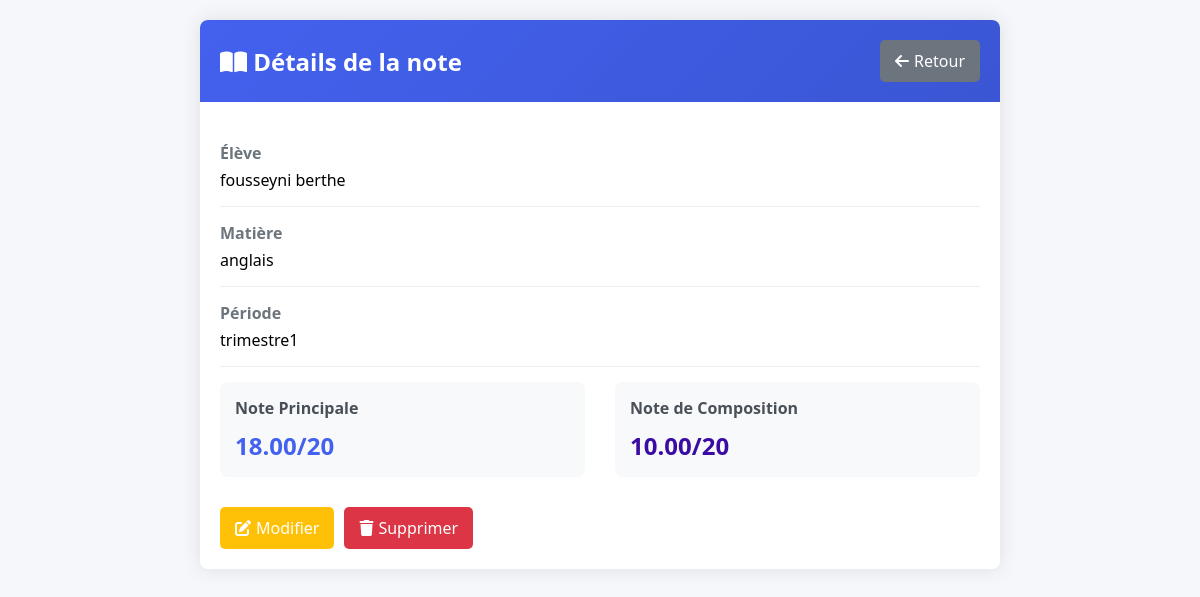
The page /voir_note.php?id=1 on the database its author committed.
### tables this page shows
CREATE TABLE `notes` (
  `id` int(11) NOT NULL,
  `eleve_id` int(11) DEFAULT NULL,
  `matiere_id` int(11) DEFAULT NULL,
  `periode` varchar(50) DEFAULT NULL,
  `note` decimal(5,2) DEFAULT NULL,
  `note_composition` decimal(4,2) DEFAULT NULL,
  `commentaire` varchar(100) NOT NULL,
  `note_classe` decimal(4,2) DEFAULT NULL COMMENT 'Note de classe sur 20',
  `annee_scolaire` varchar(20) NOT NULL DEFAULT '2023-2024'
);

CREATE TABLE `eleves` (
  `id` int(11) NOT NULL,
  `nom` varchar(100) DEFAULT NULL,
  `prenom` varchar(100) DEFAULT NULL,
  `photo` varchar(100) NOT NULL,
  `created_at` datetime NOT NULL,
  `date_naissance` date DEFAULT NULL,
  `classe` varchar(100) DEFAULT NULL,
  `genre` enum('M','F') DEFAULT NULL,
  `classe_id` int(11) DEFAULT NULL,
  `matricule` varchar(50) DEFAULT NULL,
  `date_inscription` date DEFAULT NULL,
  `statut` enum('actif','inactif') DEFAULT 'actif',
  `lieu_naissance` varchar(100) DEFAULT NULL,
  `nationalite` varchar(50) DEFAULT NULL,
  `nom_pere` varchar(50) DEFAULT NULL,
  `nom_mere` varchar(50) DEFAULT NULL,
  `tel_parent` varchar(20) DEFAULT NULL,
  `adresse` text DEFAULT NULL,
  `telephone` varchar(20) DEFAULT NULL,
  `email` varchar(100) DEFAULT NULL COMMENT 'Adresse email de l''élève',
  `remarques` text DEFAULT NULL COMMENT 'Remarques et observations sur l''élève'
);

CREATE TABLE `matieres` (
  `id` int(11) NOT NULL,
  `nom` varchar(100) DEFAULT NULL,
  `coefficient` int(11) DEFAULT NULL,
  `niveau` varchar(50) DEFAULT NULL
);

### voir_note.php (the view, shortened to what this page needs)
<?php
require_once 'functions.php';
$id = $_GET['id'];
$stmt = $pdo->prepare("
    SELECT n.id, n.note, n.note_composition, n.periode, n.commentaire,
           e.nom AS eleve_nom, e.prenom AS eleve_prenom,
           m.nom AS matiere_nom
    FROM notes n
    JOIN eleves e ON n.eleve_id = e.id
    JOIN matieres m ON n.matiere_id = m.id
    WHERE n.id = ?
");
$stmt->execute([$id]);
$note = $stmt->fetch(PDO::FETCH_ASSOC);
?>
<!DOCTYPE html>
<html lang="fr">
<head>
    <link rel="stylesheet" href="https://cdnjs.cloudflare.com/ajax/libs/font-awesome/6.4.0/css/all.min.css">
</head>
<body>
    <div class="container">
        <div class="header">
            <h1><i class="fas fa-book-open"></i> Détails de la note</h1>
            <a href="notes.php" class="btn btn-back">
                <i class="fas fa-arrow-left"></i> Retour
            </a>
        </div>
        <div class="card">
            <div class="card-body">
                <div class="info-item">
                    <div class="info-label">Élève</div>
                    <div class="info-value"><?= htmlspecialchars($note['eleve_prenom'] . ' ' . $note['eleve_nom']) ?></div>
                </div>
                <div class="info-item">
                    <div class="info-label">Matière</div>
                    <div class="info-value"><?= htmlspecialchars($note['matiere_nom']) ?></div>
                </div>
                <div class="info-item">
                    <div class="info-label">Période</div>
                    <div class="info-value"><?= htmlspecialchars($note['periode']) ?></div>
                </div>
                <div class="notes-container">
                    <div class="note-section">
                        <div class="note-title">Note Principale</div>
                        <div class="note-value main-note">
                            <?= htmlspecialchars($note['note']) ?>/20
                        </div>
                    </div>
                    <div class="note-section">
                        <div class="note-title">Note de Composition</div>
                        <div class="note-value comp-note">
                            <?php
                            if (array_key_exists('note_composition', $note) && $note['note_composition'] !== null) {
                                echo htmlspecialchars($note['note_composition']) . '/20';
                            } else {
                                echo '<span class="not-set">Non notée</span>';
                            }
                            ?>
                        </div>
                    </div>
                </div>
                <div style="margin-top: 30px; display: flex; gap: 10px;">
                    <a href="modifier_note.php?id=<?= $note['id'] ?>" class="btn" style="background-color: #ffc107;">
                        <i class="fas fa-edit"></i> Modifier
                    </a>
                    <a href="supprimer_note.php?id=<?= $note['id'] ?>" class="btn" style="background-color: #dc3545;" onclick="return confirm('Êtes-vous sûr de vouloir supprimer cette note ?')">
                        <i class="fas fa-trash"></i> Supprimer
                    </a>
                </div>
            </div>
        </div>
    </div>
</body>
</html>

### voir_note.php (style rules this page uses)
body { font-family: 'Segoe UI', Tahoma, Geneva, Verdana, sans-serif; background-color: #f5f7fb; margin: 0; padding: 20px; }
.container { max-width: 800px; margin: 0 auto; background: white; border-radius: 8px; box-shadow: 0 0 20px rgba(0,0,0,0.1); overflow: hidden; }
.header { background: linear-gradient(135deg, #4361ee, #3a56d4); color: white; padding: 20px; display: flex; justify-content: space-between; align-items: center; }
.header h1 { margin: 0; font-size: 24px; }
.btn { display: inline-flex; align-items: center; padding: 10px 15px; border-radius: 5px; text-decoration: none; font-weight: 500; transition: all 0.3s; color: white; }
.btn i { margin-right: 5px; }
.btn-back { background-color: #6c757d; }
.card { padding: 20px; }
.card-body { margin-top: 20px; }
.info-item { margin-bottom: 15px; padding-bottom: 15px; border-bottom: 1px solid #eee; }
.info-label { font-weight: 600; color: #6c757d; margin-bottom: 5px; }
.info-value { font-size: 16px; }
.notes-container { display: flex; gap: 30px; margin-top: 15px; }
.note-section { flex: 1; padding: 15px; border-radius: 8px; background-color: #f8f9fa; }
.note-title { font-weight: 600; margin-bottom: 10px; color: #495057; }
.note-value { font-size: 24px; font-weight: 700; }
.main-note { color: #4361ee; }
.comp-note { color: #3a0ca3; }

### rows shown on the page
notes: eleve.nom "fousseyni berthe", matiere.nom "anglais", periode "trimestre1", note "18.00", note_composition "10.00"
